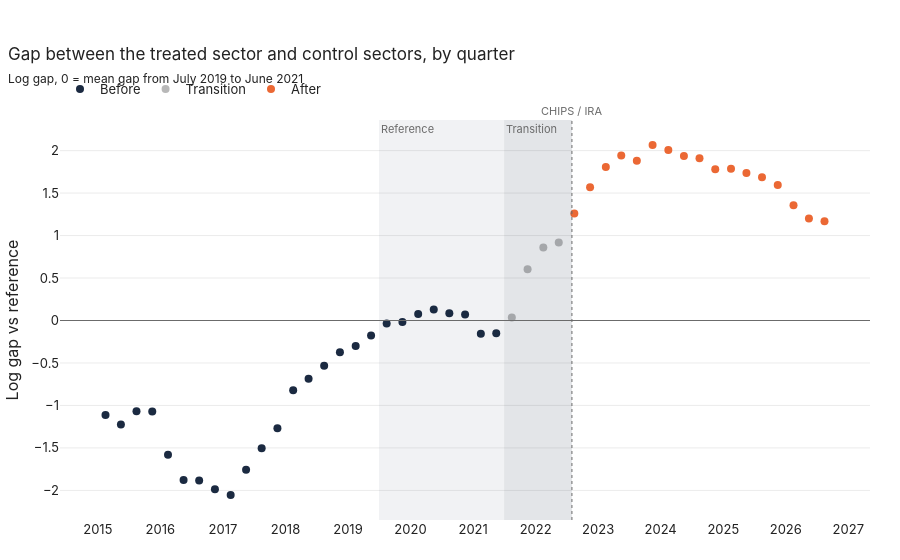

This figure's notebook cell:
### Markdown cell above
## 3. Pre-trends

### Code cell
es = did.event_study(MFG)
plot_event_study(es, did.BEFORE, did.TRANSITION,
                 title='Gap between the treated sector and control sectors, by quarter',
                 subtitle="Log gap, 0 = mean gap from July 2019 to June 2021")

### Figure 1 — Plotly figure (JSON) as saved in the notebook; plotly's stock layout.template omitted (floating-point values rounded to 4 significant figures)
{"data": [{"customdata": ["2015-Q1", "2015-Q2", "2015-Q3", "2015-Q4", "2016-Q1", "2016-Q2", "2016-Q3", "2016-Q4", "2017-Q1", "2017-Q2", "2017-Q3", "2017-Q4", "2018-Q1", "2018-Q2", "2018-Q3", "2018-Q4", "2019-Q1", "2019-Q2", "2019-Q3", "2019-Q4", "2020-Q1", "2020-Q2", "2020-Q3", "2020-Q4", "2021-Q1", "2021-Q2"], "hovertemplate": "%{customdata} : %{y:.2f}<extra></extra>", "marker": {"color": "#1b2a41", "size": 8}, "mode": "markers", "name": "Before", "type": "scatter", "x": ["2015-02-15", "2015-05-16", "2015-08-15", "2015-11-15", "2016-02-15", "2016-05-16", "2016-08-15", "2016-11-15", "2017-02-15", "2017-05-16", "2017-08-15", "2017-11-15", "2018-02-15", "2018-05-16", "2018-08-15", "2018-11-15", "2019-02-15", "2019-05-16", "2019-08-15", "2019-11-15", "2020-02-15", "2020-05-16", "2020-08-15", "2020-11-15", "2021-02-15", "2021-05-16"], "y": [-1.113, -1.225, -1.067, -1.072, -1.58, -1.878, -1.884, -1.985, -2.054, -1.756, -1.503, -1.268, -0.82, -0.6856, -0.5313, -0.3729, -0.3001, -0.1762, -0.03593, -0.01863, 0.07608, 0.1293, 0.08423, 0.07055, -0.1549, -0.1507]}, {"customdata": ["2021-Q3", "2021-Q4", "2022-Q1", "2022-Q2"], "hovertemplate": "%{customdata} : %{y:.2f}<extra></extra>", "marker": {"color": "#b8b8b8", "size": 8}, "mode": "markers", "name": "Transition", "type": "scatter", "x": ["2021-08-15", "2021-11-15", "2022-02-15", "2022-05-16"], "y": [0.03686, 0.6024, 0.8592, 0.9188]}, {"customdata": ["2022-Q3", "2022-Q4", "2023-Q1", "2023-Q2", "2023-Q3", "2023-Q4", "2024-Q1", "2024-Q2", "2024-Q3", "2024-Q4", "2025-Q1", "2025-Q2", "2025-Q3", "2025-Q4", "2026-Q1", "2026-Q2", "2026-Q3"], "hovertemplate": "%{customdata} : %{y:.2f}<extra></extra>", "marker": {"color": "#eb6834", "size": 8}, "mode": "markers", "name": "After", "type": "scatter", "x": ["2022-08-15", "2022-11-15", "2023-02-15", "2023-05-16", "2023-08-15", "2023-11-15", "2024-02-15", "2024-05-16", "2024-08-15", "2024-11-15", "2025-02-15", "2025-05-16", "2025-08-15", "2025-11-15", "2026-02-15", "2026-05-16", "2026-08-15"], "y": [1.26, 1.57, 1.808, 1.943, 1.881, 2.066, 2.007, 1.937, 1.91, 1.779, 1.785, 1.736, 1.686, 1.595, 1.357, 1.201, 1.167]}], "layout": {"annotations": [{"font": {"color": "#6b6b6b", "size": 11}, "showarrow": false, "text": "Reference", "x": "2019-07-01", "xanchor": "left", "xref": "x", "y": 1, "yanchor": "top", "yref": "y domain"}, {"font": {"color": "#6b6b6b", "size": 11}, "showarrow": false, "text": "Transition", "x": "2021-07-01", "xanchor": "left", "xref": "x", "y": 1, "yanchor": "top", "yref": "y domain"}, {"font": {"color": "#6b6b6b", "size": 11}, "showarrow": false, "text": "CHIPS / IRA", "x": "2022-08-01", "xanchor": "center", "y": 1, "yanchor": "bottom", "yref": "paper"}], "hovermode": "closest", "shapes": [{"fillcolor": "#1b2a41", "line": {"width": 0}, "opacity": 0.06, "type": "rect", "x0": "2019-07-01", "x1": "2021-07-01", "xref": "x", "y0": 0, "y1": 1, "yref": "y domain"}, {"fillcolor": "#1b2a41", "line": {"width": 0}, "opacity": 0.12, "type": "rect", "x0": "2021-07-01", "x1": "2022-08-01", "xref": "x", "y0": 0, "y1": 1, "yref": "y domain"}, {"line": {"color": "#6b6b6b", "width": 1}, "type": "line", "x0": 0, "x1": 1, "xref": "x domain", "y0": 0, "y1": 0, "yref": "y"}, {"line": {"color": "#6b6b6b", "dash": "dot", "width": 1}, "type": "line", "x0": "2022-08-01", "x1": "2022-08-01", "xref": "x", "y0": 0, "y1": 1, "yref": "y domain"}], "title": {"subtitle": {"text": "Log gap, 0 = mean gap from July 2019 to June 2021"}, "text": "Gap between the treated sector and control sectors, by quarter"}, "xaxis": {"dtick": "M12", "tickformat": "%Y"}, "yaxis": {"title": {"text": "Log gap vs reference"}}}}
